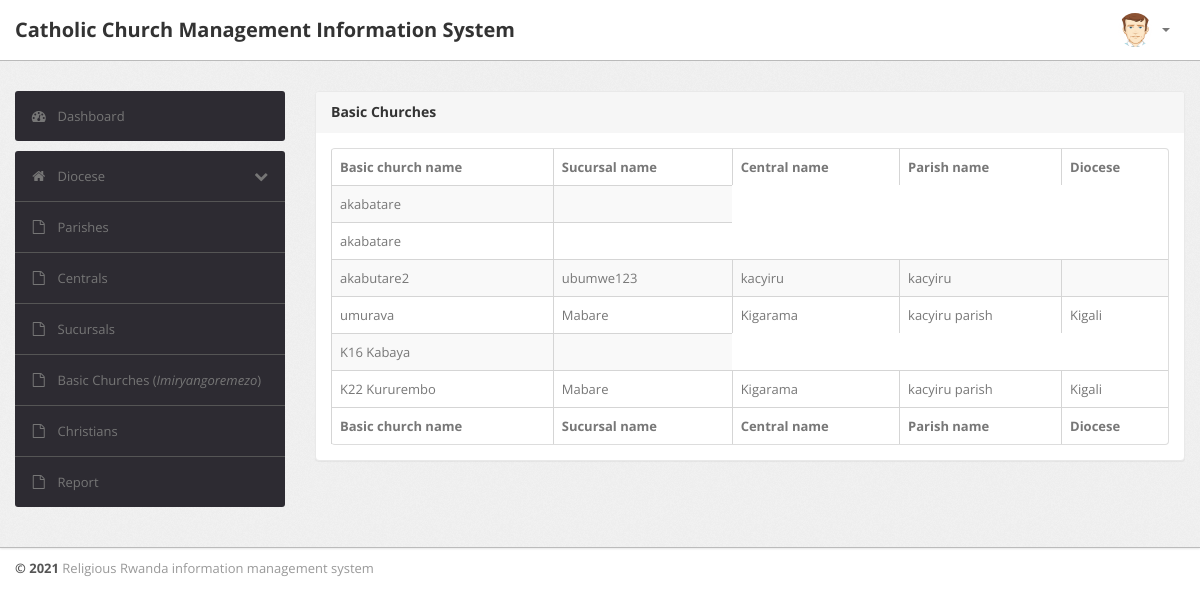
Screenshot of /admin/basic-churches.php (signed in) with the database file from the repository.
### tables this page shows
CREATE TABLE `basic_churches` (
  `id` int(123) NOT NULL,
  `name` varchar(255) NOT NULL,
  `sucursal_id` int(123) NOT NULL,
  `central_id` int(123) NOT NULL,
  `parish_id` int(123) NOT NULL
);

CREATE TABLE `sucursals` (
  `id` int(123) NOT NULL,
  `central_id` int(123) NOT NULL,
  `parish_id` int(123) NOT NULL,
  `suc_name` varchar(255) NOT NULL,
  `email` varchar(255) DEFAULT NULL,
  `phone` varchar(255) DEFAULT NULL
);

CREATE TABLE `centrals` (
  `id` int(123) NOT NULL,
  `parish_id` int(123) NOT NULL,
  `central_name` varchar(255) NOT NULL,
  `email` varchar(255) DEFAULT NULL,
  `phone` varchar(255) DEFAULT NULL
);

CREATE TABLE `parishes` (
  `id` int(11) NOT NULL,
  `parish_name` varchar(112) NOT NULL,
  `diocese_id` int(11) NOT NULL,
  `email` varchar(255) DEFAULT NULL,
  `phone` varchar(255) DEFAULT NULL
);

CREATE TABLE `diocese` (
  `id` int(123) NOT NULL,
  `diocese_name` varchar(123) NOT NULL,
  `short_descriptions` varchar(123) DEFAULT NULL,
  `email` varchar(255) NOT NULL DEFAULT 'systemtest@example.com',
  `phone` varchar(50) NOT NULL DEFAULT '+250788800090'
);

### admin/basic-churches.php (the view, shortened to what this page needs)
<!DOCTYPE html>
<html lang="en">
<head>
    <link type="text/css" href="../bootstrap/css/bootstrap.min.css" rel="stylesheet">
    <link type="text/css" href="../bootstrap/css/bootstrap-responsive.min.css" rel="stylesheet">
    <link type="text/css" href="../css/theme.css" rel="stylesheet">
    <link type="text/css" href="../images/icons/css/font-awesome.css" rel="stylesheet">
    <link rel="stylesheet" href="../css/font-awesome-4.7.0/css/font-awesome.css">
</head>
<body>
    <?php include("includes/nav-top.php"); ?>
    <div class="wrapper">
        <div class="container">
            <div class="row">
                <div class="span3">
                    <?php include("includes/sidebar.php"); ?>
                </div>
                <div class="span9">
                    <div class="content">
                        <div class="module">
                            <div class="module-head">
                                <h3>Basic Churches</h3>
                            </div>
                            <div class="module-body col-lg-12">
                                <table cellpadding="0" cellspacing="0" border="0"
                                    class="datatable-1 table-responsive table table-bordered table-striped	 display"
                                    width="100%">
                                    <thead>
                                        <tr>
                                            <th>Basic church name</th>
                                            <th>Sucursal name</th>
                                            <th>Central name</th>
                                            <th>Parish name</th>
                                            <th>Diocese</th>
                                        </tr>
                                    </thead>
                                    <tbody>
                                        <?php
                                            $qr_religions = mysqli_query($conn,"SELECT * FROM basic_churches");
                                            while($row = mysqli_fetch_array($qr_religions)){
                                        ?>
                                        <tr>
                                            <td>
                                                <?php echo $row["name"] ?>
                                            </td>
                                            <td>
                                                <?php $get_suc = $conn->query("SELECT * FROM sucursals WHERE id='".$row['sucursal_id']."'");
                                                        while($suc_row = mysqli_fetch_array($get_suc)){
                                                            echo $suc_row["suc_name"];
                                                ?>
                                            </td>
                                            <td>
                                                <?php $get_cent = $conn->query("SELECT * FROM centrals WHERE id='".$suc_row['central_id']."'");
                                                    while($cent_row = mysqli_fetch_array($get_cent)){
                                                        echo $cent_row["central_name"];
                                                ?>
                                            </td>
                                            <td>
                                                <?php $get_par = $conn->query("SELECT * FROM parishes WHERE id='".$cent_row['parish_id']."'");
                                                    while($par_row = mysqli_fetch_array($get_par)){
                                                        echo $par_row["parish_name"];
                                                ?>
                                            </td>
                                            <td>
                                                <?php
                                                        $get_dioceseONpar = $conn->query("SELECT * FROM diocese WHERE id='".$par_row['diocese_id']."'");
                                                        while($getItem = mysqli_fetch_array($get_dioceseONpar)){
                                                            echo $getItem["diocese_name"];
                                                        }
                                                    }
                                                }
                                                ?>
                                            </td>
                                        </tr>
                                        <?php  } } ?>
                                    </tbody>
                                    <tfoot>
                                        <tr>
                                            <th>Basic church name</th>
                                            <th>Sucursal name</th>
                                            <th>Central name</th>
                                            <th>Parish name</th>
                                            <th>Diocese</th>
                                        </tr>
                                    </tfoot>
                                </table>
                            </div>
                        </div>
                        <br />
                    </div>
                </div>
            </div>
        </div>
    </div>
    <?php include("includes/footer.php"); ?>
</body>

### css/theme.css (style rules this page uses)
body { font-size: 13px; font-family: 'Open Sans', Arial, sans-serif; background: #fff; color: #777 }
h1, h2, h3, h4, h5, h6 { color: #333; margin-top: 0 }
h3 { font-size: 20px }
.wrapper { background: url(../images/bg.png) #eee; border-bottom: 1px solid #bbb; -webkit-box-shadow: 0 1px 2px rgba(0,0,0,0.1); -moz-box-shadow: 0 1px 2px rgba(0,0,0,0.1); box-shadow: 0 1px 2px rgba(0,0,0,0.1); padding: 30px 0 }
.module { background: #fff; -webkit-border-radius: 3px; -moz-border-radius: 3px; border-radius: 3px; border: 1px solid #ccc; border-bottom-color: #bbb; -webkit-box-shadow: 0 0 1px rgba(0,0,0,0.2); -moz-box-shadow: 0 0 1px rgba(0,0,0,0.2); box-shadow: 0 0 1px rgba(0,0,0,0.2); margin-bottom: 30px }
.table { margin-bottom: 0 }
.table th, .table td { border-color: #d5d5d5!important }
.table-bordered thead:first-child tr:first-child>th:first-child, .table-bordered tbody:first-child tr:first-child>td:first-child { -webkit-border-top-left-radius: 2px; -moz-border-radius-topleft: 2px; border-top-left-radius: 2px }
.table-bordered thead:first-child tr:first-child>th:last-child, .table-bordered tbody:first-child tr:first-child>td:last-child { -webkit-border-top-right-radius: 2px; -moz-border-radius-topright: 2px; border-top-right-radius: 2px }
.module { box-shadow: 0 0 3px rgba(0,0,0,.1); border-color: #e9e9e9; margin-bottom: 20px; background-color: #fff; border-radius: 4px; -webkit-box-shadow: 0 1px 1px rgba(0,0,0,.05); box-shadow: 0 1px 1px rgba(0,0,0,.05); }
.module-head { color: #767676; background-color: #f6f6f6; border-color: #e9e9e9; padding: 10px 15px; border-bottom: 1px solid transparent; border-top-right-radius: 3px; border-top-left-radius: 3px; }
.module-head h3 { font-size: 14px; line-height: 20px; height: 20px; margin: 0 }
.module-body { padding: 15px }

### rows the page displays
basic_churches: name "akabatare"
basic_churches: name "akabatare"
basic_churches: name "akabutare2"
sucursals: suc_name "ubumwe123"
centrals: central_name "kacyiru"
parishes: parish_name "kacyiru"
basic_churches: name "umurava"
sucursals: suc_name "Mabare"
centrals: central_name "Kigarama"
parishes: parish_name "kacyiru parish"
diocese: diocese_name "Kigali"
basic_churches: name "K16 Kabaya"
basic_churches: name "K22 Kururembo"
